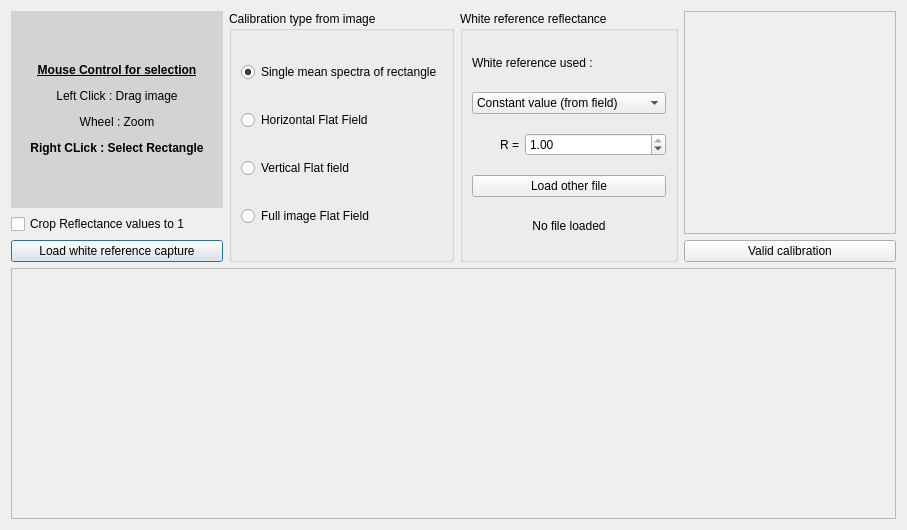
<?xml version="1.0" encoding="UTF-8"?>
<ui version="4.0">
 <class>dialog_white_calibration</class>
 <widget class="QDialog" name="dialog_white_calibration">
  <property name="geometry">
   <rect>
    <x>0</x>
    <y>0</y>
    <width>907</width>
    <height>530</height>
   </rect>
  </property>
  <property name="windowTitle">
   <string>White Calibration</string>
  </property>
  <layout class="QVBoxLayout" name="verticalLayout_5">
   <item>
    <layout class="QVBoxLayout" name="verticalLayout_2">
     <item>
      <layout class="QHBoxLayout" name="horizontalLayout_choice" stretch="1,1,1,1">
       <item>
        <layout class="QVBoxLayout" name="verticalLayout">
         <item>
          <widget class="QLabel" name="label_mouse_instruction">
           <property name="styleSheet">
            <string notr="true">background-color: rgba(0, 0, 0, 30);
</string>
           </property>
           <property name="text">
            <string>&lt;html&gt;&lt;head/&gt;&lt;body&gt;&lt;p align=&quot;center&quot;&gt;&lt;span style=&quot; font-weight:600; text-decoration: underline;&quot;&gt;Mouse Control for selection&lt;/span&gt;&lt;/p&gt;&lt;p align=&quot;center&quot;&gt;Left Click : Drag image&lt;/p&gt;&lt;p align=&quot;center&quot;&gt;Wheel : Zoom&lt;/p&gt;&lt;p align=&quot;center&quot;&gt;&lt;span style=&quot; font-weight:600;&quot;&gt;Right CLick : Select Rectangle&lt;/span&gt;&lt;/p&gt;&lt;/body&gt;&lt;/html&gt;</string>
           </property>
           <property name="margin">
            <number>10</number>
           </property>
          </widget>
         </item>
         <item>
          <widget class="QCheckBox" name="checkBox_crop_ref_1">
           <property name="text">
            <string>Crop Reflectance values to 1</string>
           </property>
          </widget>
         </item>
         <item>
          <widget class="QPushButton" name="pushButton_load_white_capture">
           <property name="text">
            <string>Load white reference capture</string>
           </property>
          </widget>
         </item>
        </layout>
       </item>
       <item>
        <widget class="QGroupBox" name="groupBox_calibration_type_from_image">
         <property name="title">
          <string>Calibration type from image</string>
         </property>
         <layout class="QVBoxLayout" name="verticalLayout_3">
          <item>
           <widget class="QRadioButton" name="radioButton_no_flat_field">
            <property name="text">
             <string>Single mean spectra of rectangle</string>
            </property>
            <property name="checked">
             <bool>true</bool>
            </property>
           </widget>
          </item>
          <item>
           <widget class="QRadioButton" name="radioButton_horizontal_flat_field">
            <property name="text">
             <string>Horizontal Flat Field</string>
            </property>
           </widget>
          </item>
          <item>
           <widget class="QRadioButton" name="radioButton_vertical_flat_field">
            <property name="text">
             <string>Vertical Flat field</string>
            </property>
           </widget>
          </item>
          <item>
           <widget class="QRadioButton" name="radioButton_full_flat_field">
            <property name="text">
             <string>Full image Flat Field</string>
            </property>
           </widget>
          </item>
         </layout>
        </widget>
       </item>
       <item>
        <widget class="QGroupBox" name="groupBox_white_ref">
         <property name="title">
          <string>White reference reflectance</string>
         </property>
         <layout class="QVBoxLayout" name="verticalLayout_4">
          <item>
           <widget class="QLabel" name="label_white_ref_choice">
            <property name="maximumSize">
             <size>
              <width>16777215</width>
              <height>20</height>
             </size>
            </property>
            <property name="text">
             <string>White reference used :</string>
            </property>
           </widget>
          </item>
          <item>
           <widget class="QComboBox" name="comboBox_white_Reference_choice">
            <item>
             <property name="text">
              <string>Constant value (from field)</string>
             </property>
            </item>
            <item>
             <property name="text">
              <string>Sphere Optics Full White (CIL)</string>
             </property>
            </item>
            <item>
             <property name="text">
              <string>Sphere Optics Multi 90 (CIL)</string>
             </property>
            </item>
            <item>
             <property name="text">
              <string>Sphere Optics Multi 50 (CIL)</string>
             </property>
            </item>
            <item>
             <property name="text">
              <string>Sphere Optics Multi 20 (CIL)</string>
             </property>
            </item>
            <item>
             <property name="text">
              <string>Sphere Optics Multi 5 (CIL)</string>
             </property>
            </item>
            <item>
             <property name="text">
              <string>White Hyspex (Finland)</string>
             </property>
            </item>
            <item>
             <property name="text">
              <string>Teflon</string>
             </property>
            </item>
            <item>
             <property name="text">
              <string>Personal (load file)</string>
             </property>
            </item>
           </widget>
          </item>
          <item>
           <layout class="QHBoxLayout" name="horizontalLayout" stretch="1,3">
            <item>
             <widget class="QLabel" name="label_R_manual">
              <property name="text">
               <string>R =</string>
              </property>
              <property name="alignment">
               <set>Qt::AlignRight|Qt::AlignTrailing|Qt::AlignVCenter</set>
              </property>
             </widget>
            </item>
            <item>
             <widget class="QDoubleSpinBox" name="doubleSpinBox_R_manual">
              <property name="maximum">
               <double>1.000000000000000</double>
              </property>
              <property name="stepType">
               <enum>QAbstractSpinBox::AdaptiveDecimalStepType</enum>
              </property>
              <property name="value">
               <double>1.000000000000000</double>
              </property>
             </widget>
            </item>
           </layout>
          </item>
          <item>
           <widget class="QPushButton" name="pushButton_load_personal_white_ref">
            <property name="text">
             <string>Load other file</string>
            </property>
           </widget>
          </item>
          <item>
           <widget class="QLabel" name="label">
            <property name="maximumSize">
             <size>
              <width>16777215</width>
              <height>20</height>
             </size>
            </property>
            <property name="text">
             <string>No file loaded</string>
            </property>
            <property name="alignment">
             <set>Qt::AlignCenter</set>
            </property>
           </widget>
          </item>
         </layout>
        </widget>
       </item>
       <item>
        <layout class="QVBoxLayout" name="verticalLayout_6">
         <item>
          <widget class="QFrame" name="frame_spectra_white">
           <property name="frameShape">
            <enum>QFrame::StyledPanel</enum>
           </property>
           <property name="frameShadow">
            <enum>QFrame::Raised</enum>
           </property>
          </widget>
         </item>
         <item>
          <widget class="QPushButton" name="pushButton_valid_calibration">
           <property name="text">
            <string>Valid calibration</string>
           </property>
          </widget>
         </item>
        </layout>
       </item>
      </layout>
     </item>
     <item>
      <widget class="QFrame" name="frame_image">
       <property name="minimumSize">
        <size>
         <width>50</width>
         <height>50</height>
        </size>
       </property>
       <property name="frameShape">
        <enum>QFrame::StyledPanel</enum>
       </property>
       <property name="frameShadow">
        <enum>QFrame::Raised</enum>
       </property>
      </widget>
     </item>
    </layout>
   </item>
  </layout>
 </widget>
 <resources/>
 <connections/>
</ui>
